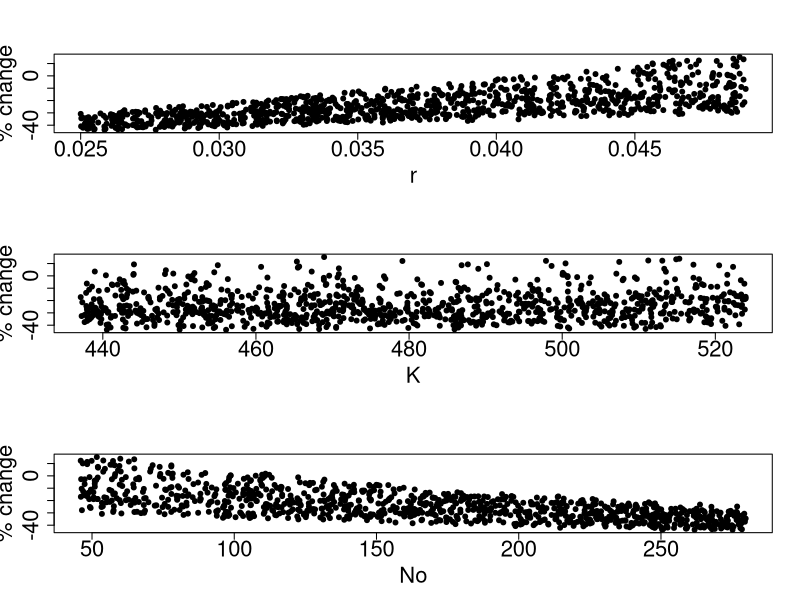
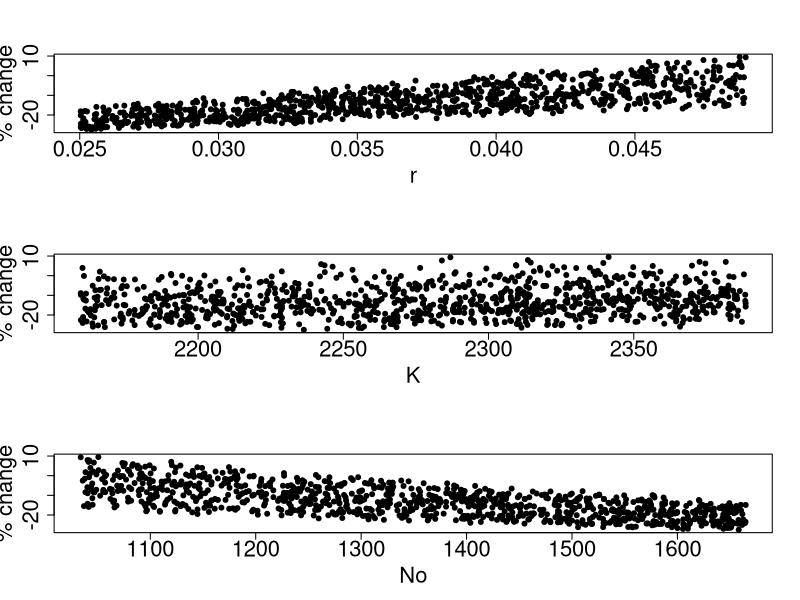
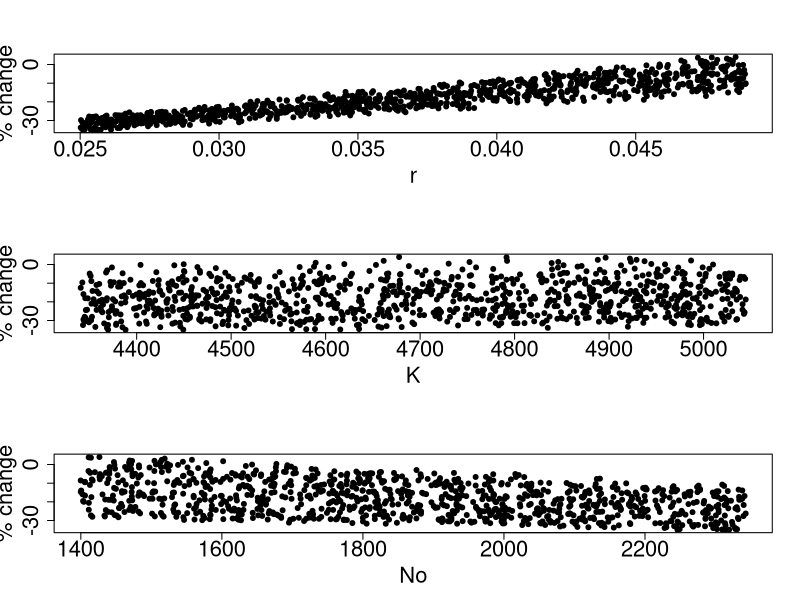

Generate these figures, in order, with R:
### Code for Sensitivity Analysis of logistic model

# output variable - change in population size from now to 25 years from now

# function that takes objects r, K N0, and tmax, and returns the percent change in the population
logistic.fun <- function(r, K, N0, tmax, q, E) {
  years <- 0:tmax
  output <- rep(NA, times = length(years))
  output[1] <- N0
  n.loop <- length(years)
  for (i in 2:n.loop) {
    n.t <- output[i-1]
    n.t.plus.1 <- n.t + n.t * r * (1 - n.t / K) - (q*E*n.t)
    output[i] <- n.t.plus.1
  }
  percent.change <- 100 * (output[n.loop] - N0) / N0
  return(percent.change)
}


# Set up parameter lower and upper bounds
rlim <- c(0.025, 0.049)

#I backsolved for N(2014) which allows me to solve for q, I used the best estimate of N(2015) and the average r value
q <- 98/(277*1308.5)

  #NORTH
Nolim_nor <- c(46, 280)
Klim_nor <- c(437, 524)
E_nor <- 138

  #SOUTHWEST
Nolim_sw <- c(1032, 1665)
Klim_sw <- c(2159, 2389)
E_sw <- 82

  #SOUTHEAST
Nolim_se <- c(1399, 2344)
Klim_se <- c(4340, 5045)
E_se <- 118

# how many simulations
nsims <- 1000

# create matrix to store output
  #NORTH
mcoutput_nor <- matrix(NA, nrow = nsims, ncol = 6)
colnames(mcoutput_nor) <- c("r", "K", "No", "PercentChange", "E", "q")

  #SOUTHWEST
mcoutput_sw <- matrix(NA, nrow = nsims, ncol = 6)
colnames(mcoutput_sw) <- c("r", "K", "No", "PercentChange", "E", "q")

  #SOUTHEAST
mcoutput_se <- matrix(NA, nrow = nsims, ncol = 6)
colnames(mcoutput_se) <- c("r", "K", "No", "PercentChange", "E", "q")


# use a loop to repeat calculations
  #NORTH
for (i in 1:nsims) {
  # take random draws = uniform between lower and upper bound
  r <- runif(1, min = rlim[1], max = rlim[2])
  K <- runif(1, min = Klim_nor[1], max = Klim_nor[2])
  No <- runif(1, min = Nolim_nor[1], max = Nolim_nor[2])
  q <- q
  E <- E_nor
  # Send these to the "logistic.fun" and save the output
  per.change <- logistic.fun(r, K, No, tmax = 25, q, E)
  # Put the parameter values and model output into the matrix
  mcoutput_nor[i,] <- c(r, K, No, per.change, E, q)
}

  #SOUTHWEST
for (i in 1:nsims) {
  # take random draws = uniform between lower and upper bound
  r <- runif(1, min = rlim[1], max = rlim[2])
  K <- runif(1, min = Klim_sw[1], max = Klim_sw[2])
  No <- runif(1, min = Nolim_sw[1], max = Nolim_sw[2])
  q <- q
  E <- E_sw
  # Send these to the "logistic.fun" and save the output
  per.change <- logistic.fun(r, K, No, tmax = 25, q, E)
  # Put the parameter values and model output into the matrix
  mcoutput_sw[i,] <- c(r, K, No, per.change, E, q)
}

  #SOUTHEAST
for (i in 1:nsims) {
  # take random draws = uniform between lower and upper bound
  r <- runif(1, min = rlim[1], max = rlim[2])
  K <- runif(1, min = Klim_se[1], max = Klim_se[2])
  No <- runif(1, min = Nolim_se[1], max = Nolim_se[2])
  q <- q
  E <- E_se
  # Send these to the "logistic.fun" and save the output
  per.change <- logistic.fun(r, K, No, tmax = 25, q, E)
  # Put the parameter values and model output into the matrix
  mcoutput_se[i,] <- c(r, K, No, per.change, E, q)
}


# make some plots!
# create a 3 panel plot (3 rows, 1 column)
  #NORTH
par(mfrow = c(3,1))
for (i in 1:3) {
  plot(mcoutput_nor[,i], mcoutput_nor[,4],
       type = "p",
       pch = 21,
       bg = "black",
       ylab = "% change",
       xlab = colnames(mcoutput_nor)[i],
       cex.lab = 2,
       cex.axis = 2
  )
}

  #SOUTHWEST
par(mfrow = c(3,1))
for (i in 1:3) {
  plot(mcoutput_sw[,i], mcoutput_sw[,4],
       type = "p",
       pch = 21,
       bg = "black",
       ylab = "% change",
       xlab = colnames(mcoutput_sw)[i],
       cex.lab = 2,
       cex.axis = 2
  )
}

  #SOUTHEAST
par(mfrow = c(3,1))
for (i in 1:3) {
  plot(mcoutput_se[,i], mcoutput_se[,4],
       type = "p",
       pch = 21,
       bg = "black",
       ylab = "% change",
       xlab = colnames(mcoutput_se)[i],
       cex.lab = 2,
       cex.axis = 2
  )
}

#Quantile Summary
summary(mcoutput_nor[,4])
summary(mcoutput_sw[,4])
summary(mcoutput_se[,4])


